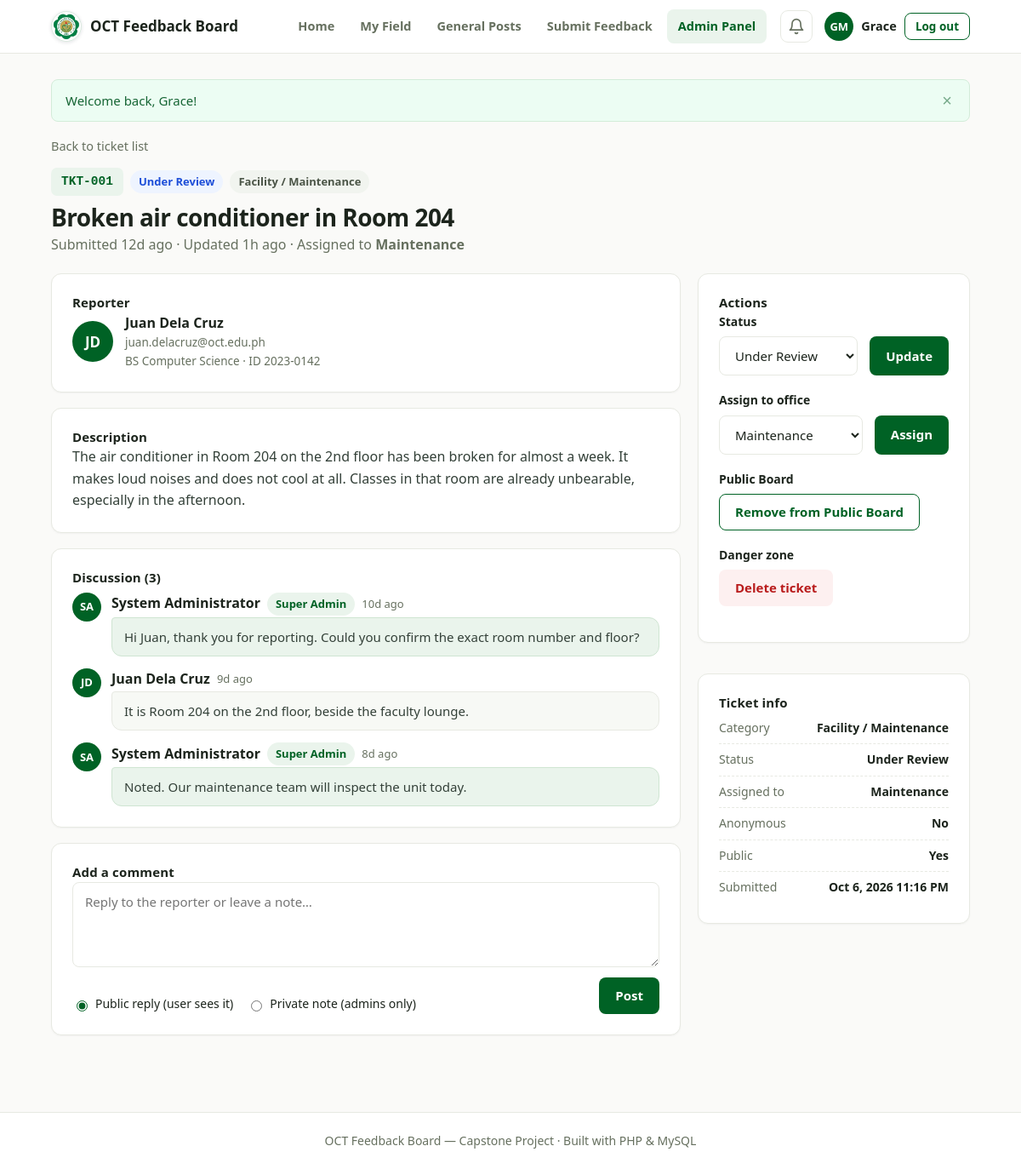
The page /admin/ticket.php?id=1 (signed in) on the database its author committed.
### tables this page shows
CREATE TABLE IF NOT EXISTS feedbacks (
  id            INT UNSIGNED AUTO_INCREMENT PRIMARY KEY,
  ticket_no     VARCHAR(20)  NOT NULL UNIQUE,           
  user_id       INT UNSIGNED NOT NULL,
  category      VARCHAR(40)  NOT NULL,
  title         VARCHAR(160) NOT NULL,
  description   TEXT         NOT NULL,
  image_path    VARCHAR(255) DEFAULT NULL,              
  is_anonymous  TINYINT(1)   NOT NULL DEFAULT 0,        
  status        ENUM('pending','under_review','resolved','rejected') NOT NULL DEFAULT 'pending',
  assigned_dept VARCHAR(60)  DEFAULT NULL,              
  is_public     TINYINT(1)   NOT NULL DEFAULT 0,        
  created_at    TIMESTAMP NOT NULL DEFAULT CURRENT_TIMESTAMP,
  updated_at    TIMESTAMP NOT NULL DEFAULT CURRENT_TIMESTAMP ON UPDATE CURRENT_TIMESTAMP,
  CONSTRAINT fk_feedback_user FOREIGN KEY (user_id) REFERENCES users(id) ON DELETE CASCADE
);

CREATE TABLE IF NOT EXISTS users (
  id          INT UNSIGNED AUTO_INCREMENT PRIMARY KEY,
  id_number   VARCHAR(30)  NOT NULL UNIQUE,            
  name        VARCHAR(120) NOT NULL,
  email       VARCHAR(120) NOT NULL UNIQUE,
  password    VARCHAR(255) NOT NULL,                   
  department  VARCHAR(100) NOT NULL DEFAULT '',        
  role        ENUM('student','faculty','staff','admin','super_admin') NOT NULL DEFAULT 'student',
  field_scope VARCHAR(30)  DEFAULT NULL,               
  created_at  TIMESTAMP NOT NULL DEFAULT CURRENT_TIMESTAMP
);

CREATE TABLE IF NOT EXISTS comments (
  id          INT UNSIGNED AUTO_INCREMENT PRIMARY KEY,
  feedback_id INT UNSIGNED NOT NULL,
  user_id     INT UNSIGNED NOT NULL,
  message     TEXT         NOT NULL,
  visibility  ENUM('public','private') NOT NULL DEFAULT 'public',   
  created_at  TIMESTAMP NOT NULL DEFAULT CURRENT_TIMESTAMP,
  CONSTRAINT fk_comment_feedback FOREIGN KEY (feedback_id) REFERENCES feedbacks(id) ON DELETE CASCADE,
  CONSTRAINT fk_comment_user     FOREIGN KEY (user_id)     REFERENCES users(id)     ON DELETE CASCADE
);

### admin/ticket.php (the view, shortened to what this page needs)
<?php
require_once __DIR__ . '/../config.php';
$id     = (int)($_GET['id'] ?? 0);
$ticket = find_feedback($pdo, $id);
$comments = fetch_comments($pdo, (int)$ticket['id'], true);
require __DIR__ . '/../includes/header.php';
?>
<a class="back-link" href="tickets.php">Back to ticket list</a>
<div class="ticket-head">
  <div>
    <div class="ticket-head-badges">
      <span class="ticket-no ticket-no-lg"><?= e($ticket['ticket_no']) ?></span>
      <?= status_badge($ticket['status']) ?>
      <?= category_badge($ticket['category']) ?>
    </div>
    <h1 class="page-title"><?= e($ticket['title']) ?></h1>
    <p class="page-sub">Submitted <?= e(time_ago($ticket['created_at'])) ?>
       · Updated <?= e(time_ago($ticket['updated_at'])) ?>
       <?php if ($ticket['assigned_dept']): ?>· Assigned to <strong><?= e($ticket['assigned_dept']) ?></strong><?php endif; ?>
    </p>
  </div>
</div>
<div class="ticket-grid">
  <div class="ticket-col-main">
    <div class="card panel">
      <h2 class="panel-title">Reporter</h2>
      <?php if ((int)$ticket['is_anonymous'] === 1): ?>
        <div class="alert alert-info">
          <span><strong>Anonymous submission.</strong> The reporter's identity is hidden per the anonymous reporting policy. The account is still securely linked for tracking.</span>
          <button class="alert-close" aria-label="Dismiss">&times;</button>
        </div>
      <?php else: ?>
        <div class="reporter">
          <span class="avatar avatar-lg"><?= e(initials($ticket['name'])) ?></span>
          <div>
            <div class="reporter-name"><?= e($ticket['name']) ?></div>
            <div class="reporter-meta"><?= e($ticket['email']) ?></div>
            <div class="reporter-meta"><?= e($ticket['user_department']) ?> · ID <?= e($ticket['id_number']) ?></div>
          </div>
        </div>
      <?php endif; ?>
    </div>
    <div class="card panel">
      <h2 class="panel-title">Description</h2>
      <p class="panel-text"><?= nl2br(e($ticket['description'])) ?></p>
    </div>
    <div class="card panel">
      <h2 class="panel-title">Discussion (<?= count($comments) ?>)</h2>
      <?php if (empty($comments)): ?>
        <p class="panel-empty">No comments yet.</p>
      <?php else: ?>
        <div class="comment-list">
          <?php foreach ($comments as $c): ?>
          <div class="comment <?= in_array($c['role'], ['admin', 'super_admin'], true) ? 'comment-admin' : '' ?> <?= $c['visibility'] === 'private' ? 'comment-private' : '' ?>">
            <span class="avatar"><?= e(initials($c['name'])) ?></span>
            <div class="comment-body">
              <div class="comment-meta">
                <strong><?= e($c['name']) ?></strong>
                <?php if ($c['role'] === 'super_admin'): ?><span class="badge badge-admin">Super Admin</span>
                <?php elseif ($c['role'] === 'admin'): ?><span class="badge badge-admin">Admin</span><?php endif; ?>
                <span class="comment-time"><?= e(time_ago($c['created_at'])) ?></span>
              </div>
              <p class="comment-text"><?= nl2br(e($c['message'])) ?></p>
            </div>
          </div>
          <?php endforeach; ?>
        </div>
      <?php endif; ?>
    </div>
    <div class="card panel">
      <h2 class="panel-title">Add a comment</h2>
      <form method="post" action="ticket.php?id=<?= (int)$ticket['id'] ?>" class="form" novalidate>
        <textarea name="message" class="input input-textarea" rows="3" maxlength="2000"
                  placeholder="Reply to the reporter or leave a note…" required></textarea>
        <div class="form-row form-row-align">
          <div class="radio-inline">
            <label class="radio-inline-item">
              <input type="radio" name="visibility" value="public" checked> Public reply (user sees it)
            </label>
            <label class="radio-inline-item">
              <input type="radio" name="visibility" value="private"> Private note (admins only)
            </label>
          </div>
          <button type="submit" class="btn btn-primary">Post</button>
        </div>
      </form>
    </div>
  </div>
  <div class="ticket-col-side">
    <div class="card panel">
      <h2 class="panel-title">Actions</h2>
      <form method="post" action="ticket.php?id=<?= (int)$ticket['id'] ?>" class="form form-inline">
        <label for="status" class="form-label-sm">Status</label>
        <div class="form-row">
          <select name="status" id="status" class="input">
            <?php foreach (STATUS_LABELS as $key => $label): ?>
              <option value="<?= e($key) ?>" <?= $ticket['status'] === $key ? 'selected' : '' ?>><?= e($label) ?></option>
            <?php endforeach; ?>
          </select>
          <button type="submit" class="btn btn-primary">Update</button>
        </div>
      </form>
      <form method="post" action="ticket.php?id=<?= (int)$ticket['id'] ?>" class="form form-inline">
        <label for="assigned_dept" class="form-label-sm">Assign to office</label>
        <div class="form-row">
          <select name="assigned_dept" id="assigned_dept" class="input">
            <?php foreach (DEPARTMENTS as $d): ?>
              <option value="<?= e($d) ?>" <?= $ticket['assigned_dept'] === $d ? 'selected' : '' ?>><?= e($d) ?></option>
            <?php endforeach; ?>
          </select>
          <button type="submit" class="btn btn-primary">Assign</button>
        </div>
      </form>
      <div class="form-inline">
        <span class="form-label-sm">Public Board</span>
        <form method="post" action="ticket.php?id=<?= (int)$ticket['id'] ?>">
          <button type="submit" class="btn <?= (int)$ticket['is_public'] === 1 ? 'btn-outline' : 'btn-primary' ?>">
            <?= (int)$ticket['is_public'] === 1 ? 'Remove from Public Board' : 'Make public' ?>
          </button>
        </form>
      </div>
      <div class="form-inline">
        <span class="form-label-sm">Danger zone</span>
        <form method="post" action="ticket.php?id=<?= (int)$ticket['id'] ?>"
              data-confirm="Delete this ticket permanently? This cannot be undone.">
          <button type="submit" class="btn btn-danger">Delete ticket</button>
        </form>
      </div>
    </div>
    <div class="card panel">
      <h2 class="panel-title">Ticket info</h2>
      <dl class="meta-list">
        <div><dt>Category</dt><dd><?= e($ticket['category']) ?></dd></div>
        <div><dt>Status</dt><dd><?= e(STATUS_LABELS[$ticket['status']] ?? $ticket['status']) ?></dd></div>
        <div><dt>Assigned to</dt><dd><?= $ticket['assigned_dept'] ? e($ticket['assigned_dept']) : '—' ?></dd></div>
        <div><dt>Anonymous</dt><dd><?= (int)$ticket['is_anonymous'] === 1 ? 'Yes' : 'No' ?></dd></div>
        <div><dt>Public</dt><dd><?= (int)$ticket['is_public'] === 1 ? 'Yes' : 'No' ?></dd></div>
        <div><dt>Submitted</dt><dd><?= date('M j, Y g:i A', strtotime($ticket['created_at'])) ?></dd></div>
      </dl>
    </div>
  </div>
</div>
<?php require __DIR__ . '/../includes/footer.php'; ?>

### includes/functions.php (shortened to what this page needs)
<?php
function e($value): string
{
    return htmlspecialchars((string)$value, ENT_QUOTES, 'UTF-8');
}
function time_ago(string $datetime): string
{
    try {
        $then = new DateTime($datetime);
    } catch (Exception $e) {
        return '';
    }
    $diff = (new DateTime())->diff($then);
    if ($diff->d > 0) return $diff->d . 'd ago';
    if ($diff->h > 0) return $diff->h . 'h ago';
    return 'just now';
}
function initials(string $name): string
{
    $parts = preg_split('/\s+/', trim($name));
    $init  = '';
    foreach (array_slice($parts, 0, 2) as $part) {
        if ($part !== '') $init .= strtoupper(substr($part, 0, 1));
    }
    return $init === '' ? '?' : $init;
}
function find_feedback(PDO $pdo, int $id): ?array
{
    $stmt = $pdo->prepare(
        'SELECT f.*, u.name, u.email, u.department AS user_department, u.id_number
         FROM feedbacks f
         JOIN users u ON u.id = f.user_id
         WHERE f.id = ?'
    );
    $stmt->execute([$id]);
    $row = $stmt->fetch();
    return $row === false ? null : $row;
}
function fetch_comments(PDO $pdo, int $feedbackId, bool $includePrivate): array
{
    $sql = 'SELECT c.*, u.name, u.role
            FROM comments c
            JOIN users u ON u.id = c.user_id
            WHERE c.feedback_id = ?' .
            ($includePrivate ? '' : " AND c.visibility = 'public'") . '
            ORDER BY c.created_at ASC, c.id ASC';
    $stmt = $pdo->prepare($sql);
    $stmt->execute([$feedbackId]);
    return $stmt->fetchAll();
}
function status_badge(string $status): string
{
    $label = STATUS_LABELS[$status] ?? $status;
    return '<span class="badge badge-' . e($status) . '">' . e($label) . '</span>';
}
function category_badge(string $category): string
{
    return '<span class="badge badge-neutral">' . e($category) . '</span>';
}

### rows shown on the page
feedbacks: ticket_no "TKT-001", status "Under Review", category "Facility / Maintenance", title "Broken air conditioner in Room 204", created_at "12d ago", updated_at "1h ago", assigned_dept "Maintenance", user.name "JD", user.name "Juan Dela Cruz", user.email "juan.delacruz@oct.edu.ph", user.department "BS Computer Science", user.id_number "2023-0142", description "The air conditioner in Room 204 on the 2nd floor has been broken for almost a week. It makes loud noises and does not cool at all. Classes in that room are already unbearable, especially in the afternoon.", created_at "Oct 6, 2026 11:16 PM"
comments: user.name "SA", user.name "System Administrator", shows "Super Admin", created_at "10d ago", message "Hi Juan, thank you for reporting. Could you confirm the exact room number and floor?"
comments: user.name "JD", user.name "Juan Dela Cruz", created_at "9d ago", message "It is Room 204 on the 2nd floor, beside the faculty lounge."
comments: user.name "SA", user.name "System Administrator", shows "Super Admin", created_at "8d ago", message "Noted. Our maintenance team will inspect the unit today."

### other values the page prints
APP_NAME "OCT Feedback Board"
initials($user['name']) "GM"
first_name($user['name']) "Grace"
$flashMessage "Welcome back, Grace!"
count($comments) "3"
form field assigned_dept "Maintenance"
